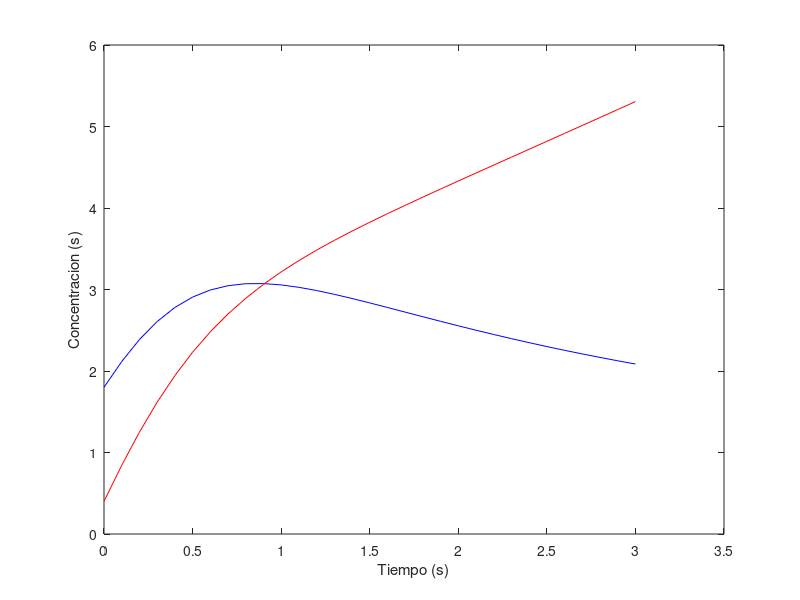

Recreate this plot in MATLAB.
% Definir la longitud del reactor (L) y el paso de tiempo (dt)
L = 3;
dt = 0.1;

% Definir el número de pasos de tiempo (n)
n = L/dt;

% Inicializar el vector de concentraciones (c)
c = zeros(n+1, 2);

% Asignar las concentraciones iniciales
c(1, 1) = 1.8;
c(1, 2) = 0.4;

% Inicializar el vector de flujos (F)
F = zeros(n, 2);

% Inicializar el vector de tiempos (t)
t = zeros(n+1, 1);
k1=1;
k2=1;
k3=1;
% Bucle de simulación
for i = 1:n
    % Calcular el flujo de entrada al reactor
    F(i, 1) = 12;
    F(i, 2) = 14;
    
    % Calcular las concentraciones en el reactor
    c(i+1,1)=c(i,1)+(F(i,1)-k1*c(i,1)-k2*c(i,1)*c(i,2))*dt/L;
    c(i+1,2)=c(i,2)+(F(i,2)-k3*c(i,1)*c(i,2))*dt/L;
    
    % Actualizar el tiempo
    t(i+1) = t(i) + dt;
end

% Gráfica de las concentraciones en función del tiempo
plot(t, c(:, 1), 'b', t, c(:, 2), 'r');
xlabel('Tiempo (s)');
ylabel('Concentracion (s)');
